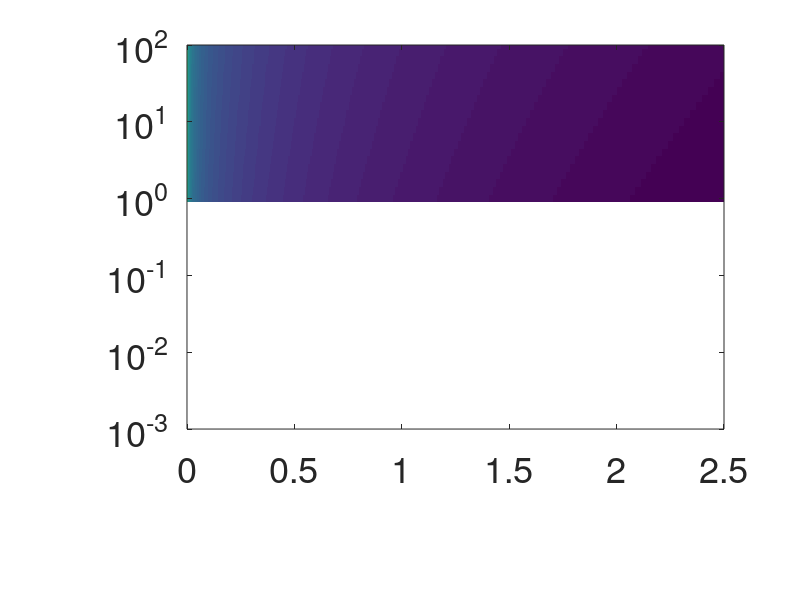

Write MATLAB code to recreate this figure. (Note: this script raises an error after producing the figure.)
clear all

DeltaA = 6.5e-18; % m^2
N = 1000;
k = 1; % 1/s
a = 1e-5; % m
eta = 1e-3; % Pa*s
beta = 2.5e20; % 1/J
D = 1.5e-10; % m^2/s
K = 5e-14; % m^2

vvec = linspace(1e-9,2.5e-6,1e3); % m/s
Gvec = logspace(-3,2,1e3);
v = vvec'*ones(1,length(Gvec));
G = ones(length(vvec),1)*Gvec;
v_ = vvec*1e6; % um/s

% precision ratio, P_chem^exo/P_mech
q = beta*eta*v*a^2*DeltaA/K;
R = G*sqrt(D/a^2)./q/sqrt(N*k);

% bound color range
Rmax = 1e3;
Rmin = 1e-3;
R(R>Rmax) = Rmax;
R(R<Rmin) = Rmin;

% create theory region for G <= 0 (R <= 0)
G2vec = linspace(-.2,0,10);
R2 = Rmin*ones(length(v_),length(G2vec));

% create colormap
Z = 1e2;
cmin = log10(Rmin);
cmax = log10(Rmax);
cmap1 = [linspace(0,1,Z)' linspace(0,1,Z)' ones(Z,1)]; % blue to white
cmap2 = [ones(Z,1) linspace(1,0,Z)' linspace(1,0,Z)']; % white to red
cmap = [cmap1;cmap2];

fs = 30; fs2 = 26;
ms = 20;
lw = 2;
w = .03; % um/s (error bar cap width)

% theory
figure(1); clf
subplot(10,8,[2:8 10:16 18:24 26:32 34:40 42:48 50:56 58:64])
imagesc(v_,Gvec,log10(R)')
set(gca,'ydir','normal','yscale','log','fontsize',fs2,...
    'xticklabels',[])
xlim([0 max(v_)])
ylim([min(Gvec) max(Gvec)])
ylabel('Gradient, $G = g\sqrt{a^5/c}\quad\,\,$',...
    'interpreter','latex','fontsize',fs)
title('${\cal P}_{\rm chem}^{\rm exo}/{\cal P}_{\rm mech}$',...
    'interpreter','latex','fontsize',28)
caxis([cmin cmax])
colormap(cmap)

subplot(10,8,66:72)
imagesc(v_,G2vec,log10(R2)')
set(gca,'ydir','normal','fontsize',fs2,'ytick',[-.2 0])
xlim([0 max(v_)])
ylim([min(G2vec) max(G2vec)])
xlabel('Fluid velocity, $v$ ($\mu$m/s)','interpreter','latex',...
    'fontsize',fs)
caxis([cmin cmax])
colormap(cmap)

% Moon 2023 data
load('fig3b.mat')
% flow only -- upstream
v0 = 1.5; % um/s
dv0 = .05; % um/s
G0bar = 0;
% chemical only -- downstream
v1 = 0; % um/s
% chemical vs flow, small-G region -- upstream
v2 = 1.5; % um/s
dv2 = .05; % um/s
% chemical vs flow, large-G region -- downstream
v3 = 1.5; % um/s
dv3 = .05; % um/s
% chemical with flow, small-G region (saturation) -- nowhere
v4 = 1.5; % um/s
dv4 = .05; % um/s

subplot(10,8,[2:8 10:16 18:24 26:32 34:40 42:48 50:56 58:64])
hold on
plot([v1 v1],G1bar+dG1*[-1 1],'k-','linewidth',lw)
plot([v1-w v1+w],(G1bar-dG1)*[1 1],'k-','linewidth',lw)
plot([v1-w v1+w],(G1bar+dG1)*[1 1],'k-','linewidth',lw)
plot([v2 v2],G2bar+dG2*[-1 1],'k-','linewidth',lw)
plot([v2-w v2+w],(G2bar-dG2)*[1 1],'k-','linewidth',lw)
plot([v2-w v2+w],(G2bar+dG2)*[1 1],'k-','linewidth',lw)
plot([v3 v3],G3bar+dG3*[-1 1],'k-','linewidth',lw)
plot([v3-w v3+w],(G3bar-dG3)*[1 1],'k-','linewidth',lw)
plot([v3-w v3+w],(G3bar+dG3)*[1 1],'k-','linewidth',lw)
plot(v1,G1bar,'ko','markersize',ms,'linewidth',lw,'markerfacecolor','r')
plot(v2,G2bar,'ko','markersize',ms,'linewidth',lw,'markerfacecolor','b')
plot(v3,G3bar,'ko','markersize',ms,'linewidth',lw,'markerfacecolor','r')

subplot(10,8,66:72)
hold on
plot(v0,G0bar,'ko','markersize',ms,'linewidth',lw,'markerfacecolor','b')
box on

plot(v4,G4bar,'ko','markersize',ms,'linewidth',lw,'markerfacecolor','w')
box on
print(gcf,'-depsc','fig3b.eps')

% for colorbar
figure(2); clf
imagesc(v_,Gvec,log10(R)')
set(gca,'ydir','normal','yscale','log','fontsize',fs2,...
    'xticklabels',[])
xlim([0 max(v_)])
ylim([min(Gvec) max(Gvec)])
caxis([cmin cmax])
colormap(cmap)
ch = colorbar;
ch.TickLabels = {'≤10^{-3}','10^{-2}','10^{-1}','10^0',...
    '10^1','10^2','≥10^3'};
print(gcf,'-depsc','fig3b_colorbar.eps')
